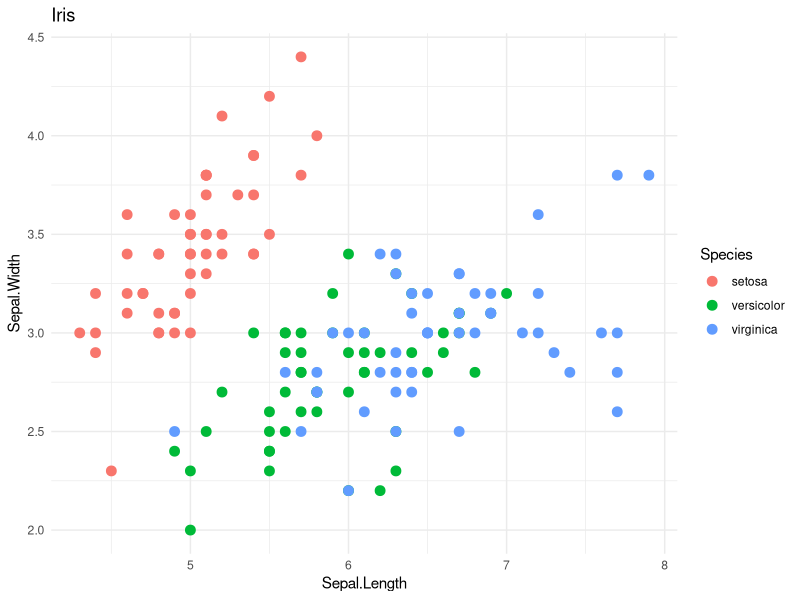
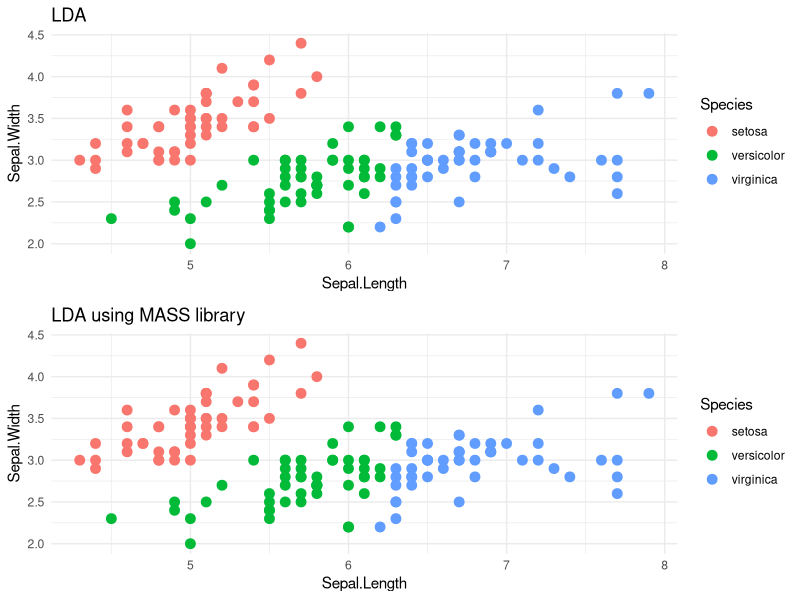
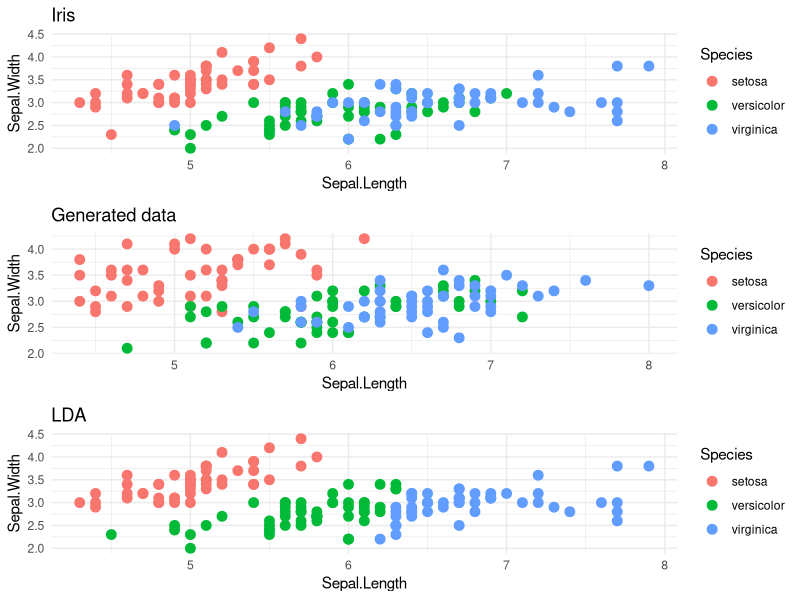
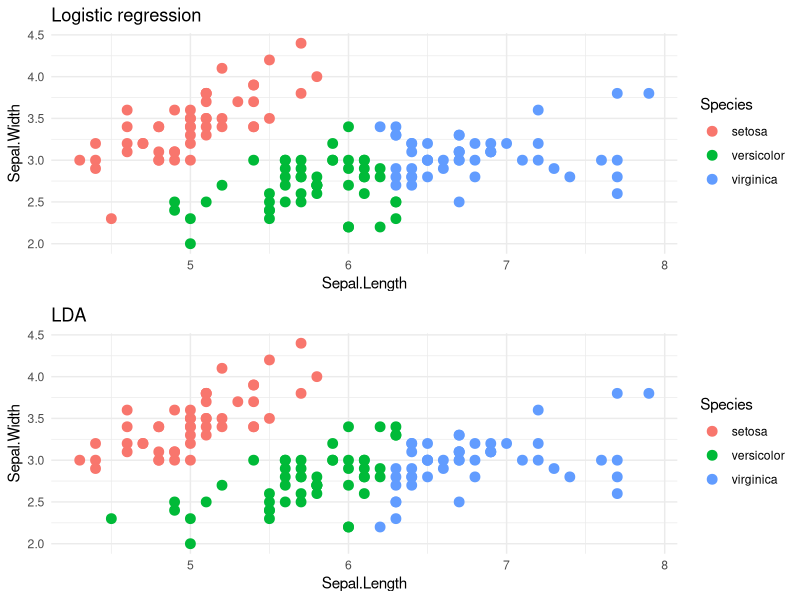

Generate these figures, in order, with R:
## ---- chunk 1
knitr::opts_chunk$set(echo = TRUE)
knitr::opts_chunk$set(results = "asis")
## ---- chunk 2
library(datasets)
y <- iris

library(ggplot2)
plotiris <- ggplot(iris, aes(x=Sepal.Length, y=Sepal.Width, color=Species)) + 
  geom_point(size=3) + theme_minimal() + ggtitle("Iris")
plotiris

## ---- chunk 3
a2 <- function(x){
y1 <- iris[as.numeric(iris$Species) == x, ][1:2]
mean1 <- apply(y1, 2,mean)
covar <- cov(y1)
prior <- dim(y1)[1]/ dim(iris)[1]

return(list(data = y1, mean = unname(mean1), covariance = covar, prior = prior, n = dim(y1)[1]))
}


pooledcov <- function(a,b,c){
  temp <- (a$cov * a$n) + (b$cov * b$n) + (c$cov * c$n)
  return(temp/dim(iris)[1])
}

Setosa <- a2(1)
Versicolor <- a2(2)
virginica <- a2(3)

# print("Setosa")
# print(Setosa[c(-1,-5)])
# 
# print("Versicolor")
# print(Versicolor[c(-1,-5)])
# 
# print("Virginica")
# print(virginica[c(-1,-5)])

write_matex <- function(x) {
  begin <- "\\begin{bmatrix}"
  end <- "\\end{bmatrix}"
  X <-
    apply(x, 1, function(x) {
      paste(
        paste(x, collapse = "&"),
        "\\\\"
      )
    })
  writeLines(c(begin, X, end))
}


## ---- chunk 4
pcov <- pooledcov(Setosa,Versicolor,virginica)
## ---- chunk 5
discrim <- function(x,a){
  constant <- (-1/2) * t(a$mean) %*% solve(pcov) %*% a$mean + log(a$prior)
  nonconstant <- t(x) %*% solve(pcov) %*% a$mean
  return(nonconstant+constant)
}
## ---- chunk 6
w0 <- function(a){
  constant <- (-1/2) * t(a$mean) %*% solve(pcov) %*% a$mean + log(a$prior)
  return(constant)
}

w <- function(a){
  nonconstant <- solve(pcov) %*% a$mean
  return(nonconstant)
}

## ---- chunk 7
predictLDA <- function(x){
  values <- c(discrim(x, Setosa), discrim(x,Versicolor), discrim(x,virginica))
  return(which.max(values))
}



res <- cbind(iris[1:2],cut(apply(iris[1:2], 1, predictLDA),3, c("setosa","versicolor","virginica")))
colnames(res) <- c("Sepal.Length", "Sepal.Width", "Species")
plotcustom <- ggplot(res, aes(x=Sepal.Length, y=Sepal.Width, color=Species)) + 
  geom_point(size=3) + theme_minimal() + ggtitle("LDA")

# a <- table(iris$Species, res$Species)
# knitr::kable(a, caption = "Confusion matrix ")

## ---- chunk 8

library(MASS)
fitLDA <- lda(Species ~ Sepal.Length + Sepal.Width, data = iris)
resLDA <- cbind(iris[1:2], predict(fitLDA, iris[1:2]))
colnames(resLDA) <- c("Sepal.Length", "Sepal.Width", "Species")

library(gridExtra)

plotLDA <- ggplot(resLDA, aes(x=Sepal.Length, y=Sepal.Width, color=Species)) + 
  geom_point(size=3) + theme_minimal() + ggtitle("LDA using MASS library")

grid.arrange(plotcustom, plotLDA, nrow=2)
## ---- chunk 9
library(mvtnorm)
set.seed(12345)
gen <- rbind(rmvnorm(50, Setosa$mean, pcov),
             rmvnorm(50, Versicolor$mean, pcov),
             rmvnorm(50, virginica$mean, pcov))
gen <- round(gen,1)
gen <- as.data.frame(cbind(gen, c(rep("setosa",50), rep("versicolor",50), rep("virginica",50) )))
colnames(gen) <- c("Sepal.Length", "Sepal.Width", "Species")

plotfromequation <- ggplot(gen, aes(x=as.numeric(Sepal.Length), y=as.numeric(Sepal.Width), color=Species)) + 
  geom_point(size=3) + ggtitle("Generated data")  + theme_minimal() + xlab("Sepal.Length") + ylab("Sepal.Width")
grid.arrange(plotiris, plotfromequation,  plotcustom,  nrow=3)
## ---- chunk 10
library(nnet)
fitlr <- multinom(Species ~ Sepal.Length + Sepal.Width, data = iris)
reslr <- predict(fitlr,iris[1:2])

reslr <- cbind(iris[1:2], reslr, deparse.level = 1)
names(reslr)[3] <- c("Species")

plotlr <- ggplot(reslr, aes(x=Sepal.Length, y=Sepal.Width, color=Species)) + 
  geom_point(size=3) + ggtitle("Logistic regression")  + theme_minimal() 

## ---- chunk 11
grid.arrange(plotlr,  plotcustom,  nrow=2)
## ---- chunk 12
table <- matrix(c(mean(iris$Species != resLDA$Species),mean(iris$Species != reslr$Species)))
colnames(table) <- c("Misclasification rate")
row.names(table) <- c("LDA", "LR")
knitr::kable(table)
